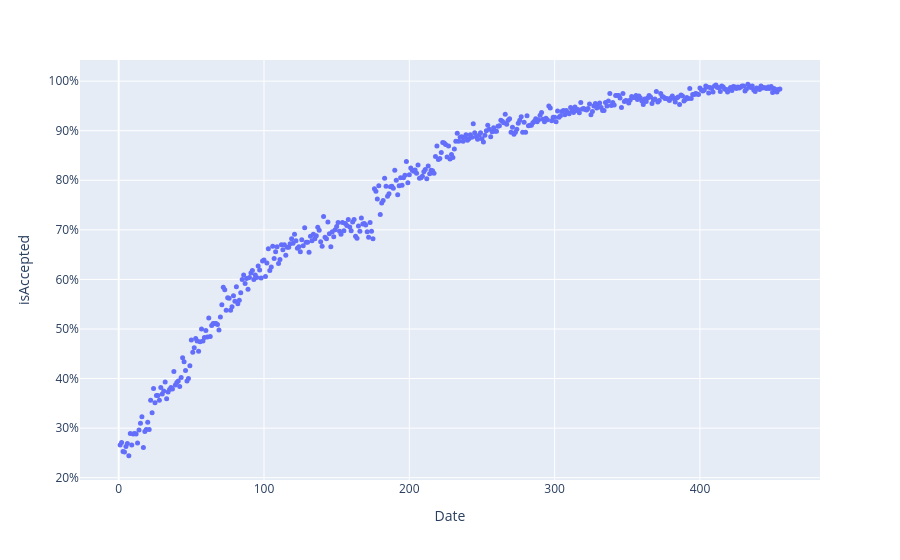

The notebook cell this image was saved under:
### Code cell
observed_daily_accepts = (
    historical_telemetry_df.groupby(["Date"])["isAccepted"]
    .mean()
    .reset_index()
)

fig = px.scatter(
    observed_daily_accepts,
    x="Date",
    y="isAccepted"
)
fig.update_traces(marker={"size": 5})
fig.update_layout(yaxis_tickformat=".0%")
fig.show()

### Figure 1 — Plotly figure (JSON) as saved in the notebook; plotly's stock layout.template omitted (floating-point values rounded to 4 significant figures; data arrays with more than 128 entries replaced by an {"elided": "..."} marker saying what was removed)
{"data": [{"hovertemplate": "Date=%{x}<br>isAccepted=%{y}<extra></extra>", "legendgroup": "", "marker": {"color": "#636efa", "size": 5, "symbol": "circle"}, "mode": "markers", "name": "", "orientation": "v", "showlegend": false, "type": "scatter", "x": {"elided": "455 int values"}, "xaxis": "x", "y": {"elided": "455 float values"}, "yaxis": "y"}], "layout": {"legend": {"tracegroupgap": 0}, "margin": {"t": 60}, "xaxis": {"anchor": "y", "domain": [0, 1], "title": {"text": "Date"}}, "yaxis": {"anchor": "x", "domain": [0, 1], "tickformat": ".0%", "title": {"text": "isAccepted"}}}}
